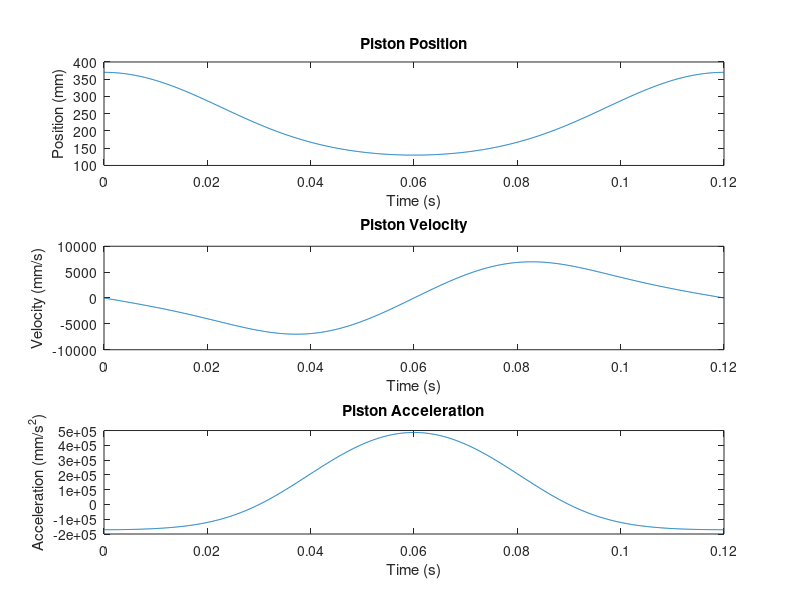

Write MATLAB code to recreate this figure. (Note: this script raises an error after producing the figure.)
% Parameters
r = 120; % crank length in mm
L = 250; % connecting rod length in mm
rpm = 500; % crank rotation speed in rpm
omega = 2 * pi * rpm / 60; % angular velocity in rad/s

% Time settings for one revolution
T = 60 / rpm; % period of one revolution in seconds
t = linspace(0, T, 1000); % time vector for one revolution

% Calculate theta (angular position of crank)
theta = omega * t; % in radians

% Position of the piston
x = r * cos(theta) + sqrt(L^2 - (r * sin(theta)).^2);

% Velocity of the piston (dx/dt)
v = -r * omega * sin(theta) + (r^2 * omega * cos(theta) .* sin(theta)) ./ sqrt(L^2 - (r * sin(theta)).^2);

% Acceleration of the piston (d^2x/dt^2)
a = -r * omega^2 * cos(theta) - ((r * omega * sin(theta)).^2 ./ (L^2 - (r * sin(theta)).^2)) + ...
    ((r^2 * omega^2 * cos(theta).^2) ./ sqrt(L^2 - (r * sin(theta)).^2));

% Plot results
figure;
subplot(3, 1, 1);
plot(t, x);
xlabel('Time (s)');
ylabel('Position (mm)');
title('Piston Position');

subplot(3, 1, 2);
plot(t, v);
xlabel('Time (s)');
ylabel('Velocity (mm/s)');
title('Piston Velocity');

subplot(3, 1, 3);
plot(t, a);
xlabel('Time (s)');
ylabel('Acceleration (mm/s^2)');
title('Piston Acceleration');

% Adjust layout
sgtitle('Piston Position, Velocity, and Acceleration for One Revolution of the Crank');
